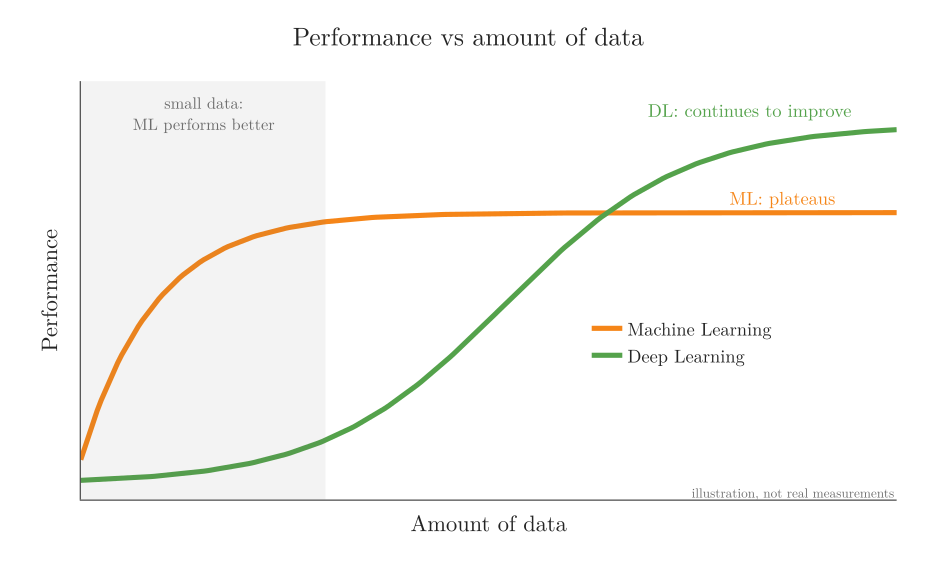

Generate this figure with Python:
"""Data vs performance: ML levels off, DL keeps improving. Concept curves, not measurements.
A still (png, pdf) plus Plotly frames -> ffmpeg GIF in which both curves are drawn as the amount of data grows."""
import shutil
import subprocess
from pathlib import Path
import numpy as np
import plotly.graph_objects as go

here = Path(__file__).parent
x = np.linspace(0, 10, 200)
ml = 0.62 * (1 - np.exp(-1.1 * x)) + 0.1     # rises fast, then flattens
dl = 0.9 / (1 + np.exp(-0.9 * (x - 5.2))) + 0.04  # weak on small data, keeps climbing


def draw(n=len(x)):
    """The chart with the first n points of each curve drawn."""
    fig = go.Figure()
    fig.add_trace(go.Scatter(x=x[:n], y=ml[:n], name="Machine Learning", line=dict(color="#F58518", width=5)))
    fig.add_trace(go.Scatter(x=x[:n], y=dl[:n], name="Deep Learning", line=dict(color="#54A24B", width=5)))
    fig.add_annotation(x=8.6, y=0.76, text="ML: plateaus", showarrow=False, font=dict(color="#F58518", size=18))
    fig.add_annotation(x=8.2, y=0.98, text="DL: continues to improve", showarrow=False, font=dict(color="#54A24B", size=18))
    fig.add_vrect(x0=0, x1=3, fillcolor="#6B6B6B", opacity=0.08, line_width=0)
    fig.add_annotation(x=1.5, y=0.97, text="small data:<br>ML performs better", showarrow=False, font=dict(size=16, color="#6B6B6B"))
    fig.update_layout(
        template="simple_white", width=900, height=540, font=dict(family="Latin Modern Roman", size=18),
        title=dict(text="Performance vs amount of data", x=0.5),
        xaxis=dict(title="Amount of data", showticklabels=False, ticks=""),
        yaxis=dict(title="Performance", showticklabels=False, ticks="", range=[0, 1.05]),
        legend=dict(x=0.62, y=0.3), margin=dict(l=70, r=30, t=70, b=60),
    )
    fig.add_annotation(x=10, y=0.02, xanchor="right", text="illustration, not real measurements", showarrow=False,
                       font=dict(size=13, color="#6B6B6B"))
    fig.update_xaxes(range=[0, 10])
    return fig


fig = draw()
fig.write_image(here / "data_vs_performance.png", scale=2)
fig.write_image(here / "data_vs_performance.pdf")

tmp = here / ".dp_frames"
tmp.mkdir(exist_ok=True)
steps = list(range(10, len(x) + 1, 10))
for j, n in enumerate(steps + [len(x)] * 8):
    draw(n).write_image(tmp / f"{j:03d}.png")
subprocess.run(["ffmpeg", "-y", "-loglevel", "error", "-framerate", "6", "-i", str(tmp / "%03d.png"), "-vf",
                "scale=760:-1:flags=lanczos,split[a][b];[a]palettegen=max_colors=64[p];[b][p]paletteuse",
                str(here / "data_vs_performance.gif")], check=True)
shutil.copy(here / "data_vs_performance.png", here / "data_vs_performance_frames.png")   # the PDF shows the full chart
shutil.rmtree(tmp)
